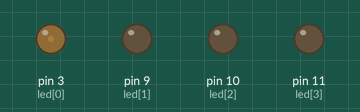
This sketch was run on a simulated Arduino Uno, built with avr-gcc and run on an emulated ATmega328P. On the bench: output pins drawn as LEDs (lit = HIGH).

Above: at 0.05 s.
At 0.45 s:
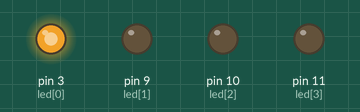
At 0.85 s:
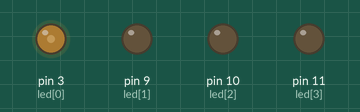
At 1.85 s:
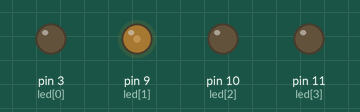
At 2.8 s:
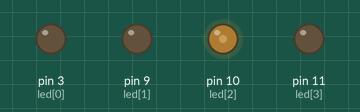
At 3.8 s:
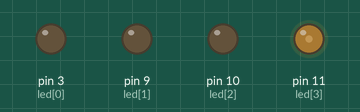
Timing chart, 0 to 9.0 s (numbered marks = the images above):
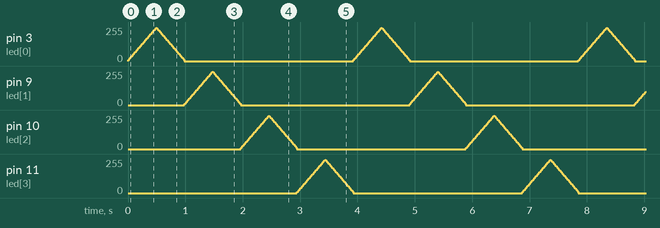

The sketch:

20200518___LED__________.ino
```cpp
//四個LED亮度變化單燈右移實習
const int led[]={3,9,10,11};
int brightness=0;
int lighten=5;
int ledNums=0;
int direct=0;

void setup(){
}

void loop(){
  while(1){
    if(direct==0){
      brightness = brightness + lighten;
      if(brightness>=250){
        direct=1;
      }
    }else{
      brightness=brightness-lighten;
      if(brightness<=5){
        analogWrite(led[ledNums],0);
        direct=0;
        ledNums=ledNums+1;
        if(ledNums>3){
          ledNums=0;
        }
      }
    }
    analogWrite(led[ledNums],brightness);
    delay(10);
  }
}
```
